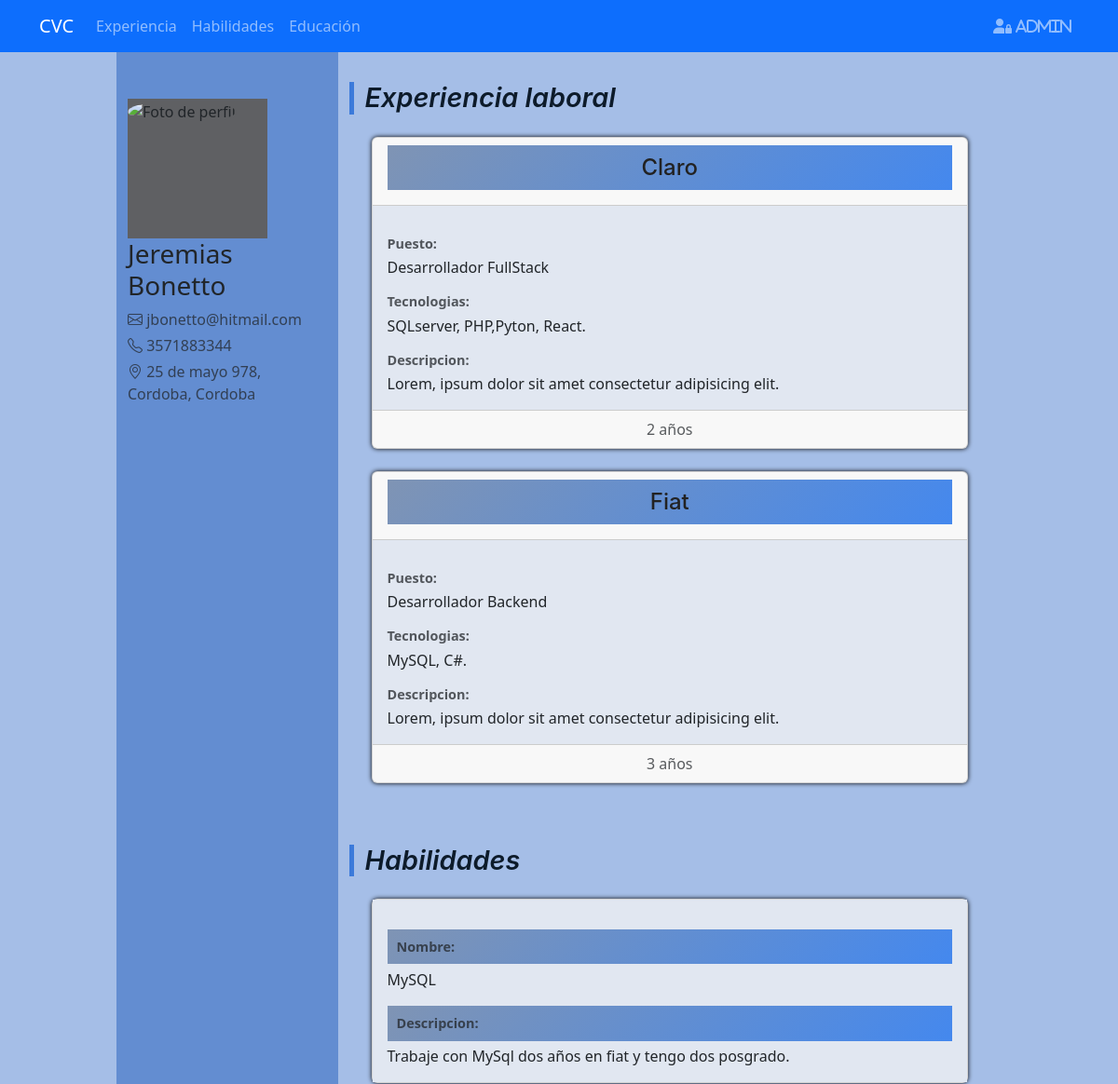
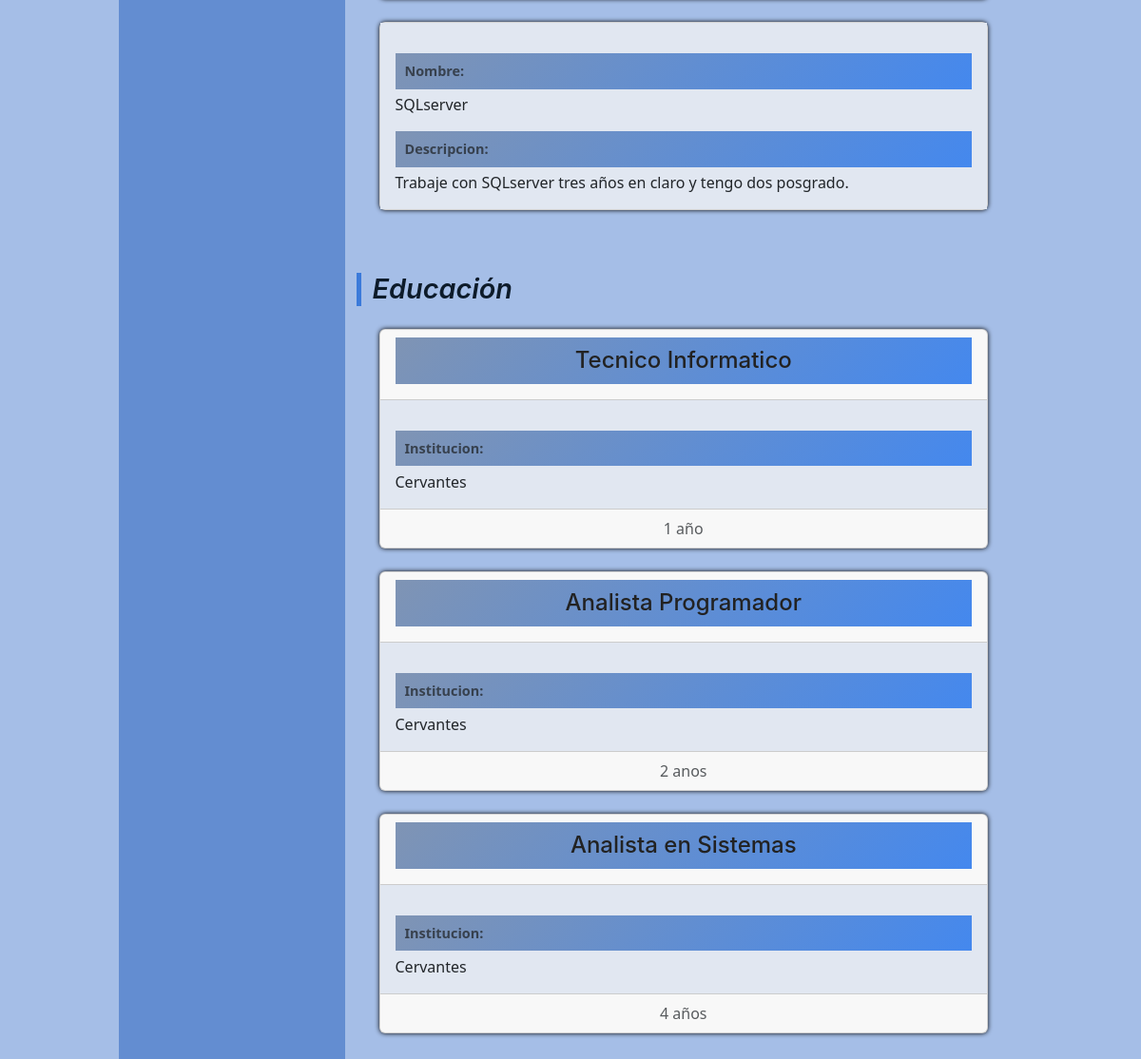
The page /cvc/php/index.php on the database its author committed (2 pictures, top to bottom).
### tables this page shows
CREATE TABLE `datos` (
  `id` int(10) UNSIGNED NOT NULL,
  `nombre` varchar(50) DEFAULT NULL,
  `apellido` varchar(50) DEFAULT NULL,
  `correo` varchar(80) DEFAULT NULL,
  `celular` varchar(20) DEFAULT NULL,
  `calle` varchar(50) DEFAULT NULL,
  `numero` varchar(10) DEFAULT NULL,
  `localidad` varchar(50) DEFAULT NULL,
  `foto` varchar(255) DEFAULT NULL,
  `acercade` varchar(100) DEFAULT NULL
);

CREATE TABLE `experiencia` (
  `id` int(10) UNSIGNED NOT NULL,
  `idDatos` int(11) UNSIGNED NOT NULL,
  `empresa` varchar(50) DEFAULT NULL,
  `puesto` varchar(50) DEFAULT NULL,
  `herramientas` varchar(80) DEFAULT NULL,
  `descripcion` varchar(80) DEFAULT NULL,
  `duracion` varchar(20) DEFAULT NULL
);

CREATE TABLE `habilidades` (
  `id` int(10) UNSIGNED NOT NULL,
  `idDatos` int(11) UNSIGNED NOT NULL,
  `nombre` varchar(50) DEFAULT NULL,
  `descripcion` varchar(80) DEFAULT NULL
);

CREATE TABLE `educacion` (
  `id` int(10) UNSIGNED NOT NULL,
  `idDatos` int(11) UNSIGNED NOT NULL,
  `certificacion` varchar(50) DEFAULT NULL,
  `institucion` varchar(50) DEFAULT NULL,
  `duracion` varchar(50) DEFAULT NULL
);

### cvc/php/index.php (the view, shortened to what this page needs)
<?php
require_once('db.php');
$sql = "SELECT * FROM datos WHERE id = 1";
$result = $_conexionDB->query($sql);
$_SQLdatos = $result->fetch_assoc();
$_sentenciaSQL_exp = "SELECT * FROM experiencia";
$_SQLexperiencias = $_conexionDB->query($_sentenciaSQL_exp);
$_sentenciaSQL_edu = "SELECT * FROM educacion";
$_SQLeducacion = $_conexionDB->query($_sentenciaSQL_edu);
$_sentenciaSQL_hab = "SELECT * FROM habilidades";
$_SQLhabilidades = $_conexionDB->query($_sentenciaSQL_hab);
?>
<!DOCTYPE html>
<html lang="en">
<head>
    <link href="https://cdn.jsdelivr.net/npm/bootstrap@5.3.0/dist/css/bootstrap.min.css" rel="stylesheet">
    <link rel="stylesheet" href="../css/index.css">
    <link rel="stylesheet" href="../css/componentes.css">
    <link rel="stylesheet" href="https://cdnjs.cloudflare.com/ajax/libs/font-awesome/6.4.0/css/all.min.css">
</head>
<body>
    <header>
        <nav class="navbar navbar-expand-lg navbar-dark bg-primary d-print-none">
            <div class="container">
                <a class="navbar-brand" href="index.php">CVC</a>
                <div class="collapse navbar-collapse" id="navbarNav">
                    <ul class="navbar-nav">
                        <li class="nav-item">
                            <a class="nav-link" href="#experiencia">Experiencia</a>
                        </li>
                        <li class="nav-item">
                            <a class="nav-link" href="#habilidades">Habilidades</a>
                        </li>
                        <li class="nav-item">
                            <a class="nav-link" href="#educacion">Educación</a>
                        </li>
                    </ul>
                    <ul class="navbar-nav ms-auto">
                        <li class="nav-item">
                            <a class="nav-link fas fa-user-lock" href="login.php"></i> Admin
                            </a>
                        </li>
                    </ul>
                </div>
            </div>
        </nav>
        <link rel="stylesheet" href="https://cdn.jsdelivr.net/npm/bootstrap-icons@1.10.5/font/bootstrap-icons.css">
    </header>
    <main>
        <div class="container">
            <div class="row">
                <div class="col-lg-1">
                </div>
                <div class="col-lg-10 colum">
                    <div class="row">
                        <div class="col-lg-3 container_aside">
                            <div class="imagen_persona">
                                <img src="<?php echo $_SQLdatos['foto']; ?>" alt="Foto de perfil" class="img-fluid rounded-circle perfil-img">
                            </div>
                            <div>
                                <h3> <?php echo $_SQLdatos['nombre'] . " ". $_SQLdatos['apellido'] ?> </h3>
                            </div>
                            <div class="conteiner_datos">
                               <p class="mb-1 text-muted"><i class="bi bi-envelope"></i> <?php echo $_SQLdatos['correo']; ?></p>
                                <p class="mb-1 text-muted"><i class="bi bi-telephone"></i> <?php echo $_SQLdatos['celular']; ?></p>
                                <p class="mb-0 text-muted"><i class="bi bi-geo-alt"></i> <?php echo $_SQLdatos['calle'] . " " . $_SQLdatos['numero'] . ", " . $_SQLdatos['localidad']; ?></p>
                            </div>
                        </div>
                        <div class="col-lg-9 columna">
                            <div class="container_seccion" id="experiencia">
                                <h3 class="titulo-seccion">Experiencia laboral</h3>
                                <div class="">
                                    <?php while ($_exp = $_SQLexperiencias->fetch_assoc()): ?>
                                        <div class="card m-4 tarjeta">
                                            <div class="card-header text-center">
                                                <h5 class="card-title titulo1"><?php echo $_exp['empresa']; ?></h5>
                                            </div>
                                            <div class="card-body">
                                                <div>
                                                    <h5 class="text-body-secondary titulo2">Puesto: </h5>
                                                    <p class="card-text"><?php echo $_exp['puesto']; ?></p>
                                                </div>
                                                <div>
                                                    <h5 class="text-body-secondary titulo2">Tecnologias: </h5>
                                                    <p class="card-text"><?php echo $_exp['herramientas']; ?></p>
                                                </div>
                                                <div>
                                                    <h5 class="text-body-secondary titulo2">Descripcion: </h5>
                                                    <p class="card-text"><?php echo $_exp['descripcion']; ?></p>
                                                </div>
                                            </div>
                                            <div class="card-footer text-body-secondary text-center">
                                                <?php echo $_exp['duracion']; ?>
                                            </div>
                                        </div>
                                    <?php endwhile; ?>
                                </div>
                            </div>
                            <div class="container_seccion" id="habilidades">
                                <h3 class="titulo-seccion">Habilidades</h3>
                                <div class="">
                                    <?php while ($_hab = $_SQLhabilidades->fetch_assoc()): ?>
                                        <div class="card m-4 tarjeta">
                                            <div class="card-body">
                                                <div>
                                                    <h5 class="card-title text-body-secondary titulo2">Nombre: </h5>
                                                    <p class="card-text"><?php echo $_hab['nombre']; ?></p>
                                                </div>
                                                <div>
                                                    <h5 class="card-title text-body-secondary titulo2">Descripcion: </h5>
                                                    <p class="card-text"><?php echo $_hab['descripcion']; ?></p>
                                                </div>
                                            </div>
                                        </div>
                                    <?php endwhile; ?>
                                </div>
                            </div>
                            <div class="container_seccion" id="educacion">
                                <h3 class="titulo-seccion">Educación</h3>
                                <div class="">
                                    <?php while ($_edu = $_SQLeducacion->fetch_assoc()): ?>
                                        <div class="card m-4 tarjeta">
                                            <div class="card-header text-center">
                                                <h5 class="card-title titulo1"><?php echo $_edu['certificacion']; ?></h5>
                                            </div>
                                            <div class="card-body">
                                                <div>
                                                    <h5 class="card-title text-body-secondary titulo2">Institucion: </h5>
                                                    <p class="card-text"><?php echo $_edu['institucion']; ?></p>
                                                </div>
                                            </div>
                                            <div class="card-footer text-body-secondary text-center">
                                                <?php echo $_edu['duracion']; ?>
                                            </div>
                                        </div>
                                    <?php endwhile; ?>
                                </div>
                            </div>
                        </div>
                    </div>
                </div>
                <div class="col-lg-1">
                </div>
            </div>
        </div>
    </main>
</body>
</html>

### cvc/css/index.css (style rules this page uses)
main { background-color: rgb(165, 190, 231); }
.container_aside { background-color: rgb(99, 141, 209); }
.container_seccion { padding-bottom: 10px; }
.tarjeta { box-shadow: 0px 0px 5px black; }
.imagen_persona { max-width: 150px; height: 150px; background-color: rgb(95, 96, 99); margin-top: 50px; }

### cvc/css/componentes.css (style rules this page uses)
.titulo-seccion { font-size: 1.8rem; font-weight: 600; color: #0d1b2a; font-family: 'Inter', 'Segoe UI', sans-serif; font-style: italic; border-left: 5px solid #3b7ada; padding-left: 0.75rem; margin: 2rem 0 1rem; }
.titulo1 { font-size: 1.5rem; font-weight: 500; text-align: center; color: #222; font-family: 'Inter', 'Segoe UI', sans-serif; }
.titulo2 { font-size: 0.9rem; font-weight: 600; color: #2c2c2c; margin-top: 1rem; margin-bottom: 0.3rem; }
.card-body { background-color: rgb(225, 231, 241); }
.card-title { background: linear-gradient(135deg, #7f94b4, #48e); padding: 10px; }

### rows shown on the page
datos: nombre "Jeremias", apellido "Bonetto", correo "jbonetto@hitmail.com", celular "3571883344", calle "25 de mayo", numero "978", localidad "Cordoba, Cordoba"
experiencia: empresa "Claro", puesto "Desarrollador FullStack", herramientas "SQLserver, PHP,Pyton, React.", descripcion "Lorem, ipsum dolor sit amet consectetur adipisicing elit.", duracion "2 años"
experiencia: empresa "Fiat", puesto "Desarrollador Backend", herramientas "MySQL, C#.", descripcion "Lorem, ipsum dolor sit amet consectetur adipisicing elit.", duracion "3 años"
habilidades: nombre "MySQL", descripcion "Trabaje con MySql dos años en fiat y tengo dos posgrado."
habilidades: nombre "SQLserver", descripcion "Trabaje con SQLserver tres años en claro y tengo dos posgrado."
educacion: certificacion "Tecnico Informatico", institucion "Cervantes", duracion "1 año"
educacion: certificacion "Analista Programador", institucion "Cervantes", duracion "2 anos"
educacion: certificacion "Analista en Sistemas", institucion "Cervantes", duracion "4 años"
